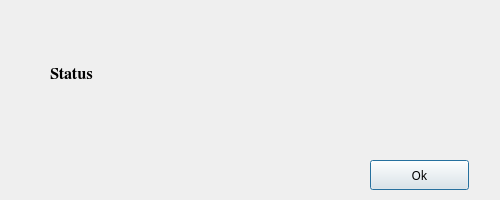
<?xml version="1.0" encoding="UTF-8"?>
<ui version="4.0">
 <class>disconnectDialog</class>
 <widget class="QDialog" name="disconnectDialog">
  <property name="windowModality">
   <enum>Qt::ApplicationModal</enum>
  </property>
  <property name="geometry">
   <rect>
    <x>0</x>
    <y>0</y>
    <width>500</width>
    <height>200</height>
   </rect>
  </property>
  <property name="sizePolicy">
   <sizepolicy hsizetype="Fixed" vsizetype="Fixed">
    <horstretch>0</horstretch>
    <verstretch>0</verstretch>
   </sizepolicy>
  </property>
  <property name="minimumSize">
   <size>
    <width>500</width>
    <height>200</height>
   </size>
  </property>
  <property name="maximumSize">
   <size>
    <width>500</width>
    <height>200</height>
   </size>
  </property>
  <property name="windowTitle">
   <string>Sudden Biosensor Disconnect</string>
  </property>
  <property name="modal">
   <bool>true</bool>
  </property>
  <widget class="QLabel" name="userInfo">
   <property name="geometry">
    <rect>
     <x>50</x>
     <y>20</y>
     <width>421</width>
     <height>111</height>
    </rect>
   </property>
   <property name="font">
    <font>
     <family>FreeSerif</family>
     <pointsize>12</pointsize>
     <weight>75</weight>
     <bold>true</bold>
    </font>
   </property>
   <property name="text">
    <string>Status</string>
   </property>
   <property name="textFormat">
    <enum>Qt::RichText</enum>
   </property>
  </widget>
  <widget class="QPushButton" name="exit">
   <property name="geometry">
    <rect>
     <x>370</x>
     <y>160</y>
     <width>99</width>
     <height>30</height>
    </rect>
   </property>
   <property name="font">
    <font>
     <family>PibotoLt</family>
     <weight>50</weight>
     <bold>false</bold>
    </font>
   </property>
   <property name="text">
    <string>Ok</string>
   </property>
  </widget>
 </widget>
 <resources/>
 <connections/>
</ui>
